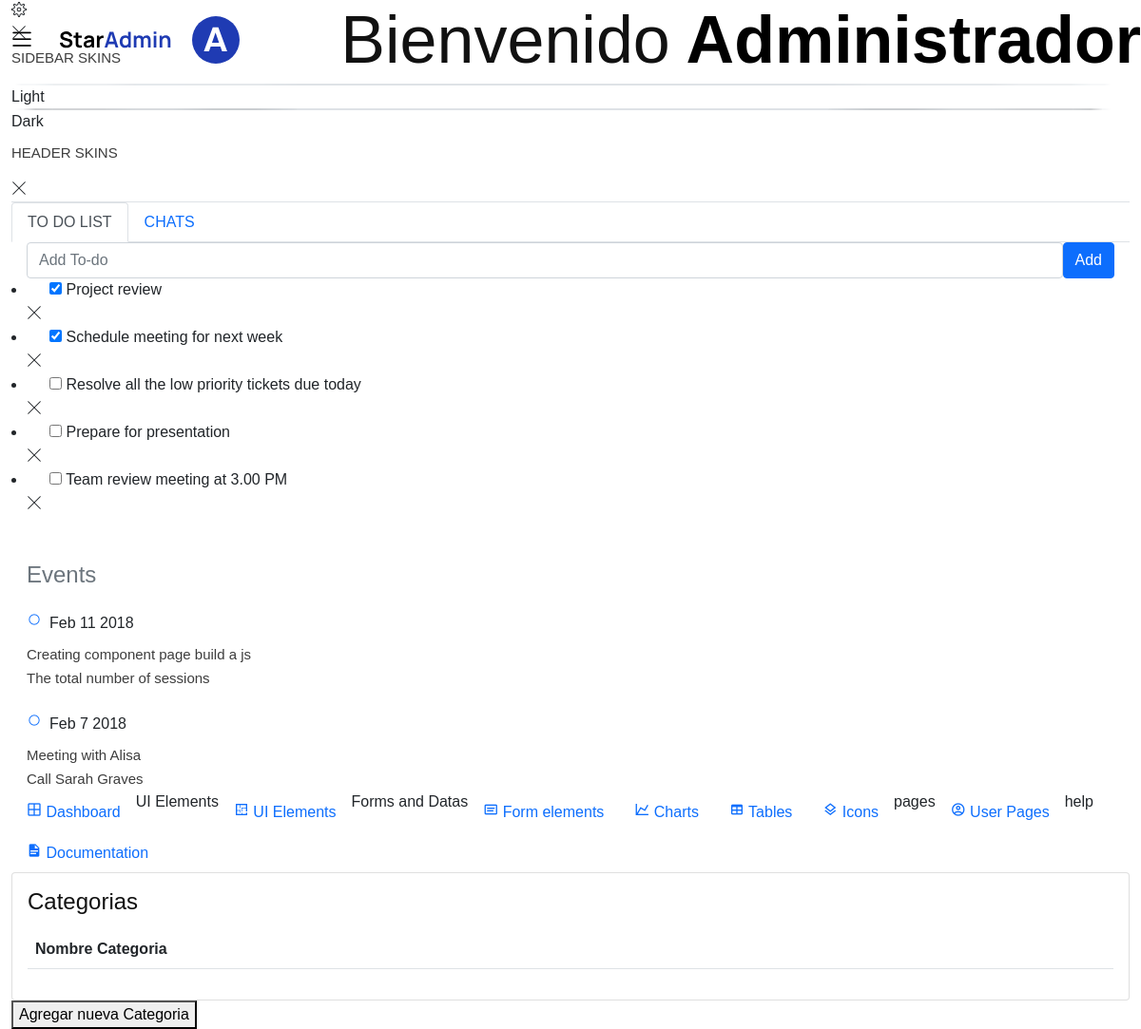
/DatosCategoria, run on an earlier commit of the app's database.
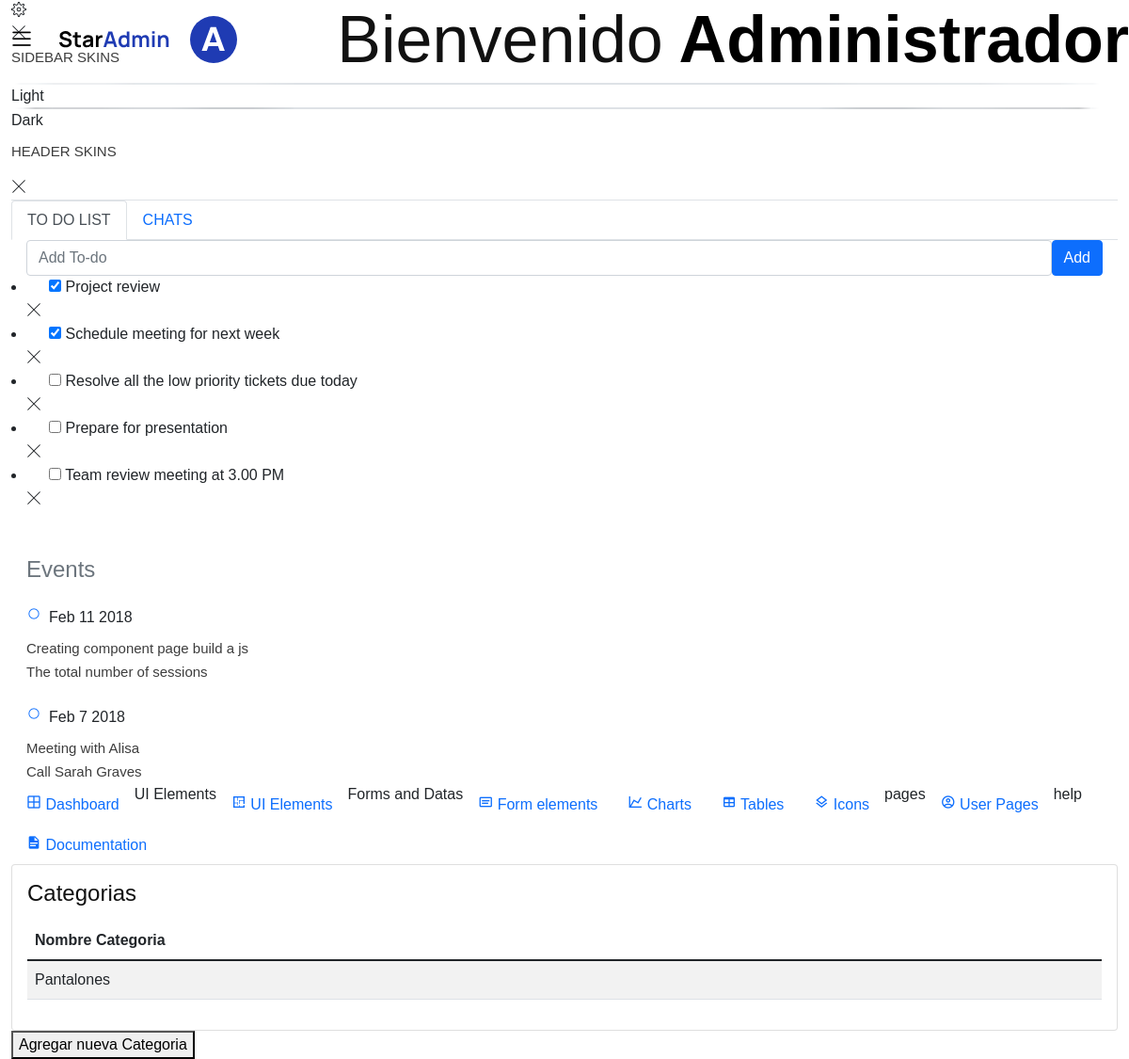
And on a later commit of the database.
### tables this page shows
CREATE TABLE Categoria(
idCategoria char(4) primary key not null,
Categoria char(20) not null
);

### app.py (the view)
@app.route("/DatosCategoria")
def DatosCategoria():
    Categoria = db.execute("SELECT * FROM Categoria")
    return render_template("/admin/pages/tables/Categoria.html",Categoria=Categoria)

### app.py (called while the page is built)
@app.after_request
def after_request(response):
    response.headers["Cache-Control"] = "no-cache, no-store, must-revalidate"
    response.headers["Expires"] = 0
    response.headers["Pragma"] = "no-cache"
    return response

### templates/admin/pages/tables/Categoria.html (shortened to what the changed rows need)
<!DOCTYPE html>
<html lang="en">
<head>
  <link rel="stylesheet" href="/static/css/admin/vendors/feather/feather.css">
  <link rel="stylesheet" href="/static/css/admin/vendors/mdi/css/materialdesignicons.min.css">
  <link rel="stylesheet" href="/static/css/admin/vendors/ti-icons/css/themify-icons.css">
  <link rel="stylesheet" href="/static/css/admin/vendors/typicons/typicons.css">
  <link rel="stylesheet" href="/static/css/admin/vendors/simple-line-icons/css/simple-line-icons.css">
  <link rel="stylesheet" href="/static/css/admin/vendors/css/vendor.bundle.base.css">
  <link href="https://cdn.jsdelivr.net/npm/bootstrap@5.1.3/dist/css/bootstrap.min.css" rel="stylesheet">
  <link rel="stylesheet" href="/static/css/admin/css/vertical-layout-light/style.css">
</head>
<body>
  <div class="container-scroller">
    <nav class="navbar default-layout col-lg-12 col-12 p-0 fixed-top d-flex align-items-top flex-row">
      <div class="navbar-menu-wrapper d-flex align-items-top">
        <ul class="navbar-nav">
          <li class="nav-item font-weight-semibold d-none d-lg-block ms-0">
            <h1 class="welcome-text">Bienvenido<span class="text-black fw-bold"> Administrador</span></h1>
          </li>
        </ul>
      </div>
    </nav>
    <div class="container-fluid page-body-wrapper">
      <div class="main-panel">
        <div class="content-wrapper">
          <div class="row">
            <div class="col-lg-12 grid-margin stretch-card">
              <div class="card">
                <div class="card-body">
                  <div class="table-responsive">
                    <table class="table table-striped">
                      <thead>
                        <tr>
                          <th>
                            Nombre Categoria
                          </th>
                        </tr>
                      </thead>
                      <tbody>
                        {% for CateData in Categoria %}
                        <tr>
                          <td>
                            {{CateData ["Categoria"]}}
                          </td>
                        </tr>
                        {% endfor %}
                      </tbody>
                    </table>
                  </div>
                </div>
              </div>
            </div>
  </div>
</body>
</html>

What changed in the data, as far as the page shows it:
added Categoria: Categoria "Pantalones"
